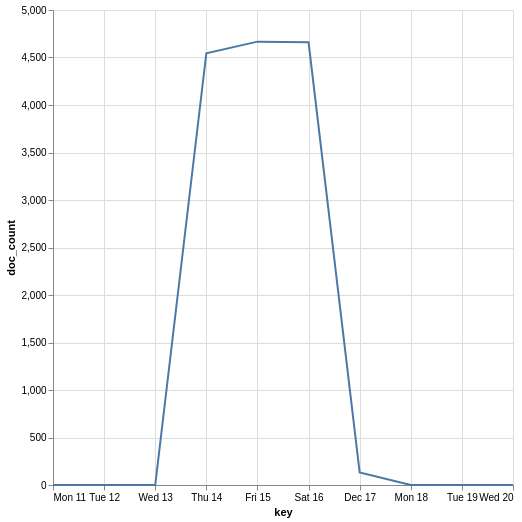

Specify this chart in Vega-Lite:
### Vega-Lite specification from a JSON file in a GitHub repository (floating-point values rounded to 4 significant figures)
{"$schema": "https://vega.github.io/schema/vega-lite/v5.json", "data": {"format": {"property": "aggregations.time_buckets.buckets"}, "values": {"aggregations": {"time_buckets": {"buckets": [{"key": 1512950400000, "doc_count": 0}, {"key": 1513036800000, "doc_count": 0}, {"key": 1513123200000, "doc_count": 0}, {"key": 1513209600000, "doc_count": 4545}, {"key": 1513296000000, "doc_count": 4667}, {"key": 1513382400000, "doc_count": 4660}, {"key": 1513468800000, "doc_count": 133}, {"key": 1513555200000, "doc_count": 0}, {"key": 1513641600000, "doc_count": 0}, {"key": 1513728000000, "doc_count": 0}]}}, "status": 200}}, "mark": "line", "encoding": {"x": {"field": "key", "type": "temporal", "title": "key"}, "y": {"field": "doc_count", "type": "quantitative", "title": "doc_count"}}, "autosize": {"type": "fit"}, "width": 512, "height": 512, "config": {}}
